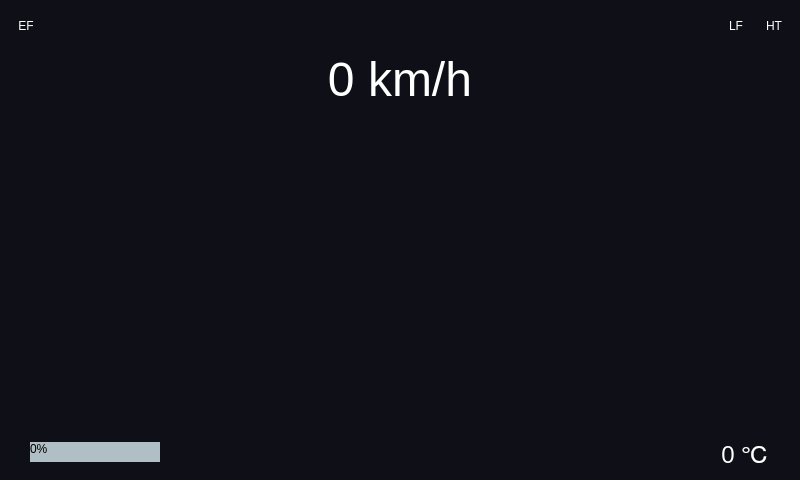
<?xml version="1.0" encoding="UTF-8"?>
<ui version="4.0">
 <class>HMIDisplay</class>
 <widget class="QWidget" name="HMIDisplay">
  <property name="geometry">
   <rect>
    <x>0</x>
    <y>0</y>
    <width>800</width>
    <height>480</height>
   </rect>
  </property>
  <property name="windowTitle">
   <string>HMIDisplay</string>
  </property>
  <property name="styleSheet">
   <string notr="true">background-color: #0F1017;</string>
  </property>
  <layout class="QVBoxLayout" name="mainLayout">
   <property name="spacing">
    <number>10</number>
   </property>
   <property name="leftMargin">
    <number>10</number>
   </property>
   <property name="topMargin">
    <number>10</number>
   </property>
   <property name="rightMargin">
    <number>10</number>
   </property>
   <property name="bottomMargin">
    <number>10</number>
   </property>
   <item>
    <layout class="QHBoxLayout" name="warningLayout">
     <property name="spacing">
      <number>6</number>
     </property>
     <item>
      <widget class="QLabel" name="engineFaultIcon">
       <property name="minimumSize">
        <size>
         <width>32</width>
         <height>32</height>
        </size>
       </property>
       <property name="maximumSize">
        <size>
         <width>32</width>
         <height>32</height>
        </size>
       </property>
       <property name="styleSheet">
        <string notr="true">background-color: transparent; color: #FFFFFF; font: 12px Arial;</string>
       </property>
       <property name="text">
        <string>EF</string>
       </property>
       <property name="alignment">
        <set>Qt::AlignCenter</set>
       </property>
      </widget>
     </item>
     <item>
      <spacer name="horizontalSpacer">
       <property name="orientation">
        <enum>Qt::Horizontal</enum>
       </property>
       <property name="sizeHint" stdset="0">
        <size>
         <width>40</width>
         <height>20</height>
        </size>
       </property>
      </spacer>
     </item>
     <item>
      <widget class="QLabel" name="lowFuelIcon">
       <property name="minimumSize">
        <size>
         <width>32</width>
         <height>32</height>
        </size>
       </property>
       <property name="maximumSize">
        <size>
         <width>32</width>
         <height>32</height>
        </size>
       </property>
       <property name="styleSheet">
        <string notr="true">background-color: transparent; color: #FFFFFF; font: 12px Arial;</string>
       </property>
       <property name="text">
        <string>LF</string>
       </property>
       <property name="alignment">
        <set>Qt::AlignCenter</set>
       </property>
      </widget>
     </item>
     <item>
      <widget class="QLabel" name="highTempIcon">
       <property name="minimumSize">
        <size>
         <width>32</width>
         <height>32</height>
        </size>
       </property>
       <property name="maximumSize">
        <size>
         <width>32</width>
         <height>32</height>
        </size>
       </property>
       <property name="styleSheet">
        <string notr="true">background-color: transparent; color: #FFFFFF; font: 12px Arial;</string>
       </property>
       <property name="text">
        <string>HT</string>
       </property>
       <property name="alignment">
        <set>Qt::AlignCenter</set>
       </property>
      </widget>
     </item>
    </layout>
   </item>
   <item>
    <widget class="QLabel" name="speedLabel">
     <property name="styleSheet">
      <string notr="true">color: #FFFFFF; font: 48px Arial;</string>
     </property>
     <property name="text">
      <string>0 km/h</string>
     </property>
     <property name="alignment">
      <set>Qt::AlignCenter</set>
     </property>
    </widget>
   </item>
   <item>
    <spacer name="verticalSpacer">
     <property name="orientation">
      <enum>Qt::Vertical</enum>
     </property>
     <property name="sizeHint" stdset="0">
      <size>
       <width>20</width>
       <height>40</height>
      </size>
     </property>
    </spacer>
   </item>
   <item>
    <layout class="QHBoxLayout" name="barsLayout">
     <property name="spacing">
      <number>6</number>
     </property>
     <property name="leftMargin">
      <number>20</number>
     </property>
     <property name="rightMargin">
      <number>20</number>
     </property>
     <item>
      <widget class="QProgressBar" name="fuelBar">
       <property name="minimumSize">
        <size>
         <width>130</width>
         <height>20</height>
        </size>
       </property>
       <property name="maximumSize">
        <size>
         <width>130</width>
         <height>20</height>
        </size>
       </property>
       <property name="styleSheet">
        <string notr="true">QProgressBar { background-color: #B0BEC5; border: 1px solid #B0BEC5; } QProgressBar::chunk { background-color: #00C4B4; }</string>
       </property>
       <property name="maximum">
        <number>100</number>
       </property>
       <property name="value">
        <number>0</number>
       </property>
      </widget>
     </item>
     <item>
      <spacer name="horizontalSpacer_2">
       <property name="orientation">
        <enum>Qt::Horizontal</enum>
       </property>
       <property name="sizeHint" stdset="0">
        <size>
         <width>40</width>
         <height>20</height>
        </size>
       </property>
      </spacer>
     </item>
     <item>
      <widget class="QLabel" name="tempLabel">
       <property name="styleSheet">
        <string notr="true">color: #FFFFFF; font: 24px Arial;</string>
       </property>
       <property name="text">
        <string>0 ℃</string>
       </property>
       <property name="alignment">
        <set>Qt::AlignCenter</set>
       </property>
      </widget>
     </item>
    </layout>
   </item>
  </layout>
 </widget>
 <resources/>
 <connections/>
</ui>
